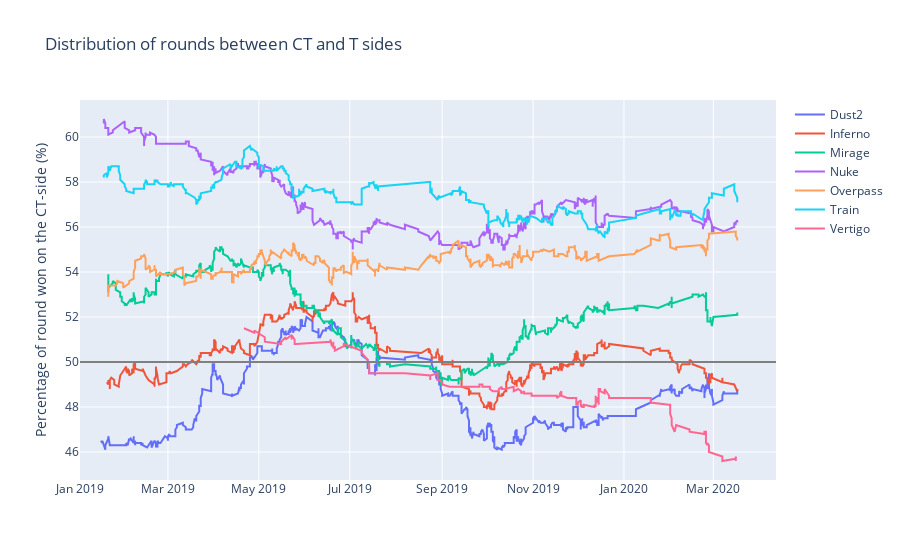

The cell this chart's notebook holds for it:
### Code cell
fig=make_subplots(rows=1,cols=1)
for _map in maps:
    add_trace(_map,1,1)
fig.add_trace(go.Scatter(x=['2019-01-01', '2020-04-12'], y=[50,50],
                         mode='lines',line=dict(color='grey'),showlegend=False))
fig.update_layout(title='Distribution of rounds between CT and T sides',
                  yaxis_title='Percentage of round won on the CT-side (%)')
fig.show()

### Figure 1 — Plotly figure (JSON) as saved in the notebook; plotly's stock layout.template omitted (floating-point values rounded to 4 significant figures; data arrays with more than 128 entries replaced by an {"elided": "..."} marker saying what was removed)
{"data": [{"name": "Dust2", "type": "scatter", "x": {"elided": "700 str values"}, "xaxis": "x", "y": {"elided": "700 float values"}, "yaxis": "y"}, {"name": "Inferno", "type": "scatter", "x": {"elided": "664 str values"}, "xaxis": "x", "y": {"elided": "664 float values"}, "yaxis": "y"}, {"name": "Mirage", "type": "scatter", "x": {"elided": "694 str values"}, "xaxis": "x", "y": {"elided": "694 float values"}, "yaxis": "y"}, {"name": "Nuke", "type": "scatter", "x": {"elided": "618 str values"}, "xaxis": "x", "y": {"elided": "618 float values"}, "yaxis": "y"}, {"name": "Overpass", "type": "scatter", "x": {"elided": "516 str values"}, "xaxis": "x", "y": {"elided": "516 float values"}, "yaxis": "y"}, {"name": "Train", "type": "scatter", "x": {"elided": "504 str values"}, "xaxis": "x", "y": {"elided": "504 float values"}, "yaxis": "y"}, {"name": "Vertigo", "type": "scatter", "x": {"elided": "198 str values"}, "xaxis": "x", "y": {"elided": "198 float values"}, "yaxis": "y"}, {"line": {"color": "grey"}, "mode": "lines", "showlegend": false, "type": "scatter", "x": ["2019-01-01", "2020-04-12"], "y": [50, 50]}], "layout": {"title": {"text": "Distribution of rounds between CT and T sides"}, "xaxis": {"anchor": "y", "domain": [0, 1]}, "yaxis": {"anchor": "x", "domain": [0, 1], "title": {"text": "Percentage of round won on the CT-side (%)"}}}}
